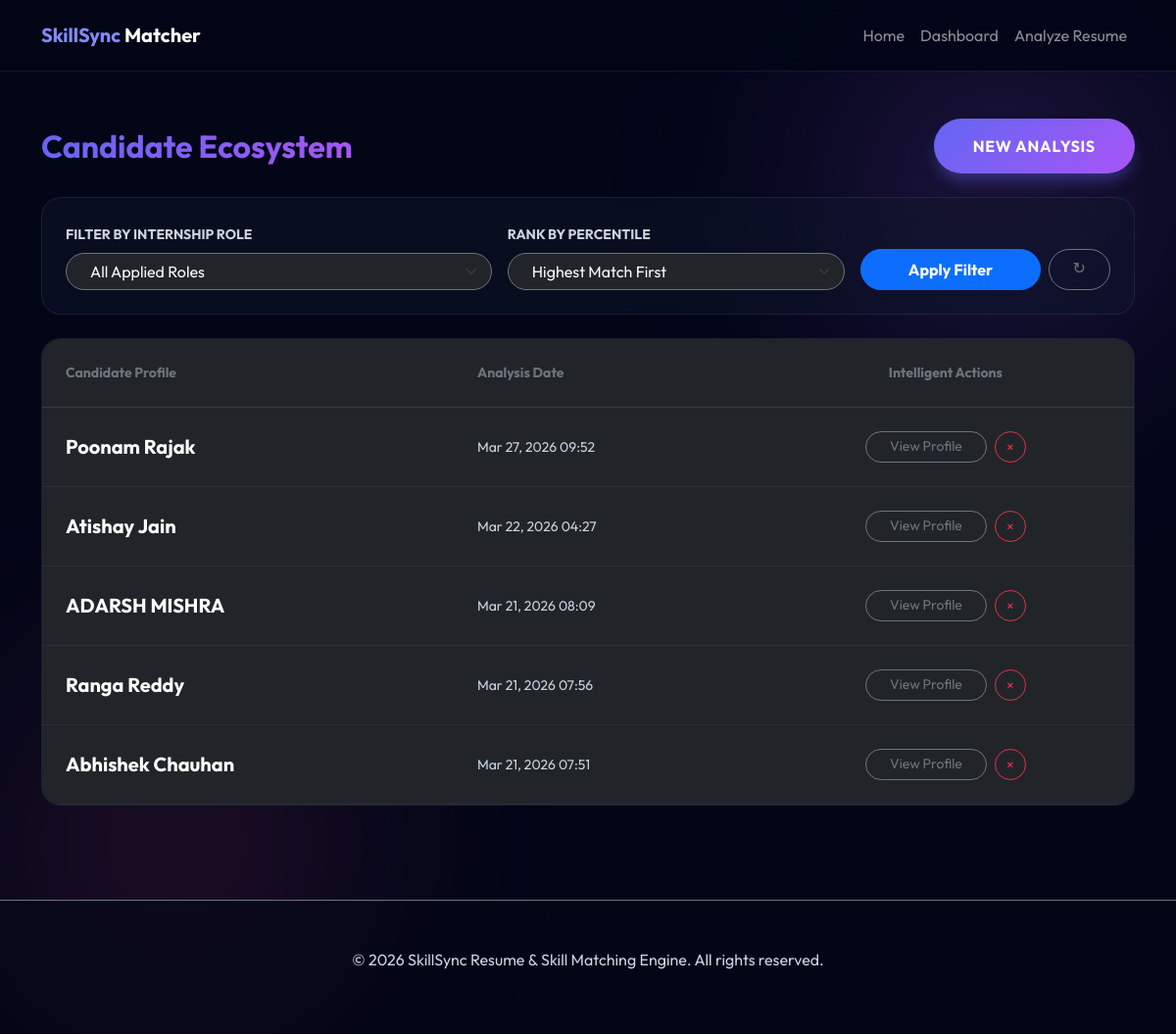
/dashboard/, run on the app's committed database.
### matching_app/models.py (models this page shows, shortened)
class Candidate(models.Model):
    name = models.CharField(max_length=100)
    resume_file = models.FileField(upload_to='resumes/', null=True, blank=True)
    education = models.TextField(blank=True)
    skills = models.TextField(blank=True)
    tools = models.TextField(blank=True)
    experience = models.TextField(blank=True)
    projects = models.TextField(blank=True)
    certifications = models.TextField(blank=True)
    extracted_text = models.TextField(blank=True)
    created_at = models.DateTimeField(auto_now_add=True)

### matching_app/views.py (the view)
# urls.py: path('dashboard/', views.dashboard, name='dashboard'),
def dashboard(request):
    roles = Role.objects.all()
    role_id = request.GET.get('role')
    sort_order = request.GET.get('sort', 'desc')
    context = {'roles': roles}
    if role_id:
        selected_role = get_object_or_404(Role, pk=role_id)
        all_candidates = Candidate.objects.all()
        for cand in all_candidates:
            res = get_rule_based_matches(cand.extracted_text, [selected_role])
            if res:
                Match.objects.update_or_create(
                    candidate=cand,
                    role=selected_role,
                    defaults={
                        'match_percentage': res[0]['match_percentage'],
                        'fit_category': res[0]['fit_category']
                    }
                )
        matches = Match.objects.filter(role_id=role_id)
        if sort_order == 'asc':
            matches = matches.order_by('match_percentage')
        else:
            matches = matches.order_by('-match_percentage')
        context['matches'] = matches
        context['selected_role'] = int(role_id)
        context['selected_sort'] = sort_order
    else:
        candidates = Candidate.objects.all().order_by('-created_at')
        context['candidates'] = candidates
    return render(request, 'dashboard.html', context)

### templates/dashboard.html (shortened to what this page needs)
{% extends 'base.html' %}
{% block content %}
<div class="container py-5">
    <div class="d-flex justify-content-between align-items-center mb-4 reveal">
        <h2 class="fw-bold m-0 text-gradient">Candidate Ecosystem</h2>
        <a href="{% url 'upload_resume' %}" class="btn btn-premium">New Analysis</a>
    </div>
    <div class="glass-card-premium neon-blue mb-4 p-4 reveal delay-1">
        <form method="GET" action="{% url 'dashboard' %}" class="row g-3 align-items-end">
            <div class="col-md-5">
                <label class="form-label text-muted small fw-bold text-uppercase">Filter by Internship Role</label>
                <select name="role" class="form-select bg-dark text-light border-secondary rounded-pill ps-4">
                    <option value="">All Applied Roles</option>
                </select>
            </div>
            <div class="col-md-4">
                <label class="form-label text-muted small fw-bold text-uppercase">Rank by Percentile</label>
                <select name="sort" class="form-select bg-dark text-light border-secondary rounded-pill ps-4">
                    <option value="desc" {% if selected_sort == 'desc' %}selected{% endif %}>Highest Match First</option>
                </select>
            </div>
            <div class="col-md-3 d-flex gap-2">
                <button type="submit" class="btn btn-primary rounded-pill w-100 py-2 fw-bold">Apply Filter</button>
                <a href="{% url 'dashboard' %}" class="btn btn-outline-secondary rounded-pill px-4" title="Reset">↻</a>
            </div>
        </form>
    </div>
    <div class="glass-card-premium p-0 overflow-hidden reveal delay-1">
        <table class="table table-dark table-hover m-0" style="background: transparent;">
            <thead style="background: rgba(255, 255, 255, 0.03);">
                <tr>
                    <th class="ps-4 py-4 text-secondary uppercase small tracking-wider">Candidate Profile</th>
                    <th class="py-4 text-secondary uppercase small tracking-wider">{% if selected_role %}Match Percentage{% else %}Analysis Date{% endif %}</th>
                    <th class="py-4 text-center text-secondary uppercase small tracking-wider">Intelligent Actions</th>
                </tr>
            </thead>
            <tbody>
                {% if matches %}
                    {% for match in matches %}
                    <tr style="border-bottom: 1px solid rgba(255,255,255,0.05);">
                        <td class="ps-4 py-4 align-middle">
                            <div class="fw-bold fs-5">{{ match.candidate.name }}</div>
                            <div class="text-muted small">Matched for: {{ match.role.name }}</div>
                        </td>
                        <td class="py-4 align-middle">
                            <div class="d-flex align-items-center gap-3">
                                <span class="fw-bold" style="color: var(--primary-color);">{{ match.match_percentage }}%</span>
                                <div class="fit-badge {% if match.fit_category == 'Strong Fit' %}fit-strong{% elif match.fit_category == 'Moderate Fit' %}fit-moderate{% else %}fit-low{% endif %}">
                                    {{ match.fit_category }}
                                </div>
                            </div>
                        </td>
                        <td class="py-4 text-center">
                            <div class="d-flex justify-content-center gap-2">
                                <a href="{% url 'candidate_detail' match.candidate.pk %}" class="btn btn-sm btn-outline-secondary rounded-pill px-4 border-secondary hover-neon-purple">Deep Analysis</a>
                                <a href="{% url 'delete_candidate' match.candidate.pk %}"
                                   class="btn btn-sm btn-outline-danger rounded-circle p-2 border-danger hover-neon-red"
                                   onclick="return confirm('Delete analysis for {{ match.candidate.name }}?')"
                                   style="width: 32px; height: 32px; display: inline-flex; align-items: center; justify-content: center;">
                                    <span>×</span>
                                </a>
                            </div>
                        </td>
                    </tr>
                    {% endfor %}
                {% elif candidates %}
                    {% for candidate in candidates %}
                    <tr style="border-bottom: 1px solid rgba(255,255,255,0.05);">
                        <td class="ps-4 py-4 align-middle">
                            <div class="fw-bold fs-5">{{ candidate.name }}</div>
                        </td>
                        <td class="py-4 align-middle text-muted small">{{ candidate.created_at|date:"M d, Y H:i" }}</td>
                        <td class="py-4 text-center">
                            <div class="d-flex justify-content-center gap-2">
                                <a href="{% url 'candidate_detail' candidate.pk %}" class="btn btn-sm btn-outline-secondary rounded-pill px-4 border-secondary hover-neon-purple">View Profile</a>
                                <a href="{% url 'delete_candidate' candidate.pk %}"
                                   class="btn btn-sm btn-outline-danger rounded-circle p-2 border-danger hover-neon-red"
                                   onclick="return confirm('Delete analysis for {{ candidate.name }}?')"
                                   style="width: 32px; height: 32px; display: inline-flex; align-items: center; justify-content: center;">
                                    <span>×</span>
                                </a>
                            </div>
                        </td>
                    </tr>
                    {% endfor %}
                {% endif %}
            </tbody>
        </table>
    </div>
</div>
{% endblock %}

### static/css/style.css (style rules this page uses)
:root { --primary-color: #6366f1; --secondary-color: #a855f7; --accent-color: #ec4899; --bg-dark: #020617; --card-bg: rgba(15, 23, 42, 0.6); --text-main: #f8fafc; --text-muted: #cbd5e1; --glass-border: rgba(255, 255, 255, 0.08); --neon-blue: #00d2ff; --neon-purple: #9d50bb; }
body { background: #020617; color: var(--text-main); font-family: 'Outfit', sans-serif; margin: 0; overflow-x: hidden; min-height: 100vh; position: relative; }
.text-muted { color: var(--text-muted) !important; }
.glass-card-premium { background: rgba(15, 23, 42, 0.5); backdrop-filter: blur(16px); border: 1px solid var(--glass-border); border-radius: 1.25rem; padding: 2.5rem; transition: all 0.4s ease; position: relative; overflow: hidden; }
.neon-blue { --card-color: #6366f1; }
.reveal { opacity: 0; transform: translateY(30px); animation: reveal 0.8s forwards; }
.delay-1 { animation-delay: 0.2s; }
.btn-premium { background: linear-gradient(135deg, var(--primary-color), var(--secondary-color)); border: none; color: white; padding: 1rem 2.5rem; border-radius: 9999px; font-weight: 700; text-transform: uppercase; letter-spacing: 0.05em; transition: all 0.3s ease; box-shadow: 0 10px 15px -3px rgba(99, 102, 241, 0.4); }

### templates/dashboard.html (style rules this page uses)
.text-gradient { background: linear-gradient(45deg, var(--primary-color), var(--secondary-color)); -webkit-background-clip: text; -webkit-text-fill-color: transparent; }

### data on the page
Candidate: name "Poonam Rajak", created_at "Mar 27, 2026 09:52"
Candidate: name "Atishay Jain", created_at "Mar 22, 2026 04:27"
Candidate: name "ADARSH MISHRA", created_at "Mar 21, 2026 08:09"
Candidate: name "Ranga Reddy", created_at "Mar 21, 2026 07:56"
Candidate: name "Abhishek Chauhan", created_at "Mar 21, 2026 07:51"
